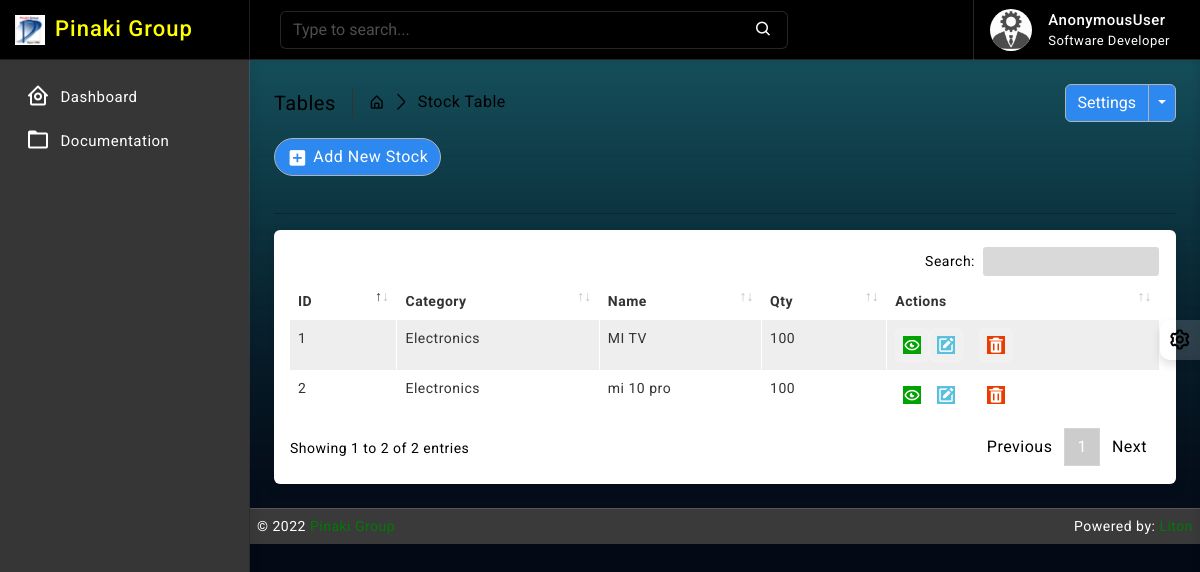
Page /stock/ on the earlier database version.
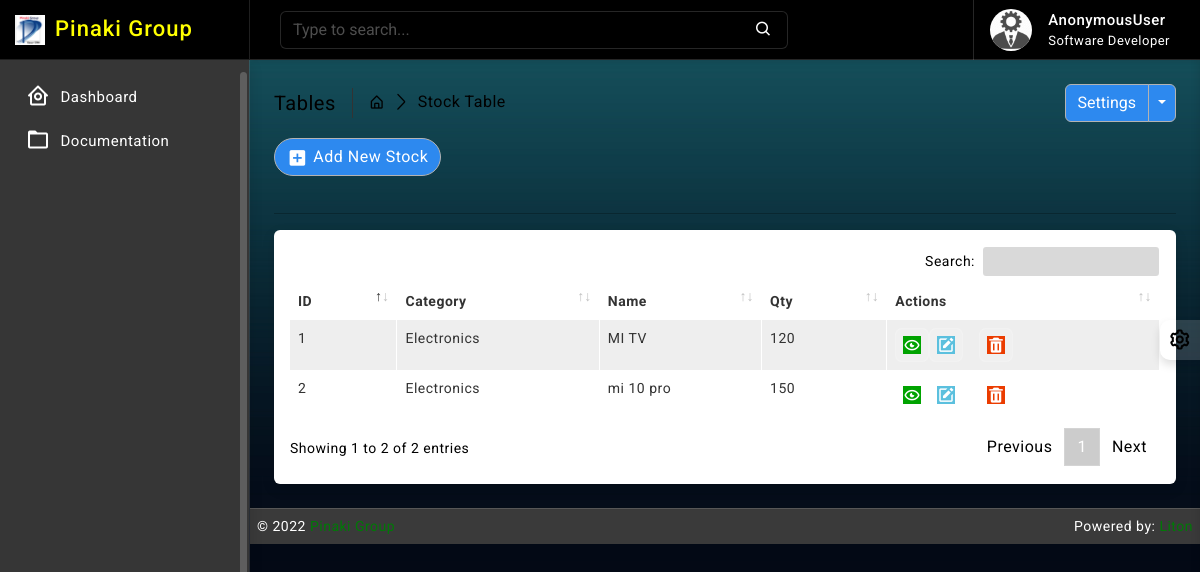
Same page on the later database version.
### stock/models.py (models this page shows, shortened)
class Stock(models.Model):
    id = models.AutoField(primary_key=True)
    category = models.ForeignKey(Category, on_delete=models.CASCADE, blank=False)
    name = models.CharField(max_length=30, unique=True)
    quantity = models.IntegerField(default=1)
    is_deleted = models.BooleanField(default=False)

### category/models.py (models this page shows)
class Category(models.Model):
    name = models.CharField(max_length=64, null=True, unique=True, blank=True)
    created_at = models.DateTimeField(auto_now_add=True, auto_now=False)
    updated_at = models.DateTimeField(auto_now_add=False, auto_now=True)
    def __str__(self):
        return self.name

### stock/views.py (the view)
# urls.py: path('', views.StockListView.as_view(), name='stock_read'),
class StockListView(ListView):
    model = Stock
    template_name = 'stock/read.html'
    context_object_name = 'stocks'
    paginate_by = 10

### templates/stock/read.html (shortened to what this page needs)
{% extends 'base/base.html' %}
{% block body %}
{% load static %}
		<div class="page-wrapper">
			<div class="page-content">
				<div class="page-breadcrumb d-none d-sm-flex align-items-center mb-3">
					<div class="breadcrumb-title pe-3">Tables</div>
					<div class="ps-3">
						<nav aria-label="breadcrumb">
							<ol class="breadcrumb mb-0 p-0">
								<li class="breadcrumb-item"><a href="#"><i class="bx bx-home-alt"></i></a>
								</li>
								<li class="breadcrumb-item active" aria-current="page">Stock Table</li>
							</ol>
						</nav>
					</div>
					<div class="ms-auto">
						<div class="btn-group">
							<button type="button" class="btn btn-light">Settings</button>
							<button type="button" class="btn btn-light dropdown-toggle dropdown-toggle-split" data-bs-toggle="dropdown">	<span class="visually-hidden">Toggle Dropdown</span>
							</button>
						</div>
					</div>
				</div>
                <div class="ms-auto"><a href="/stock/new/" class="btn btn-light radius-30 mt-2 mt-lg-0"><i class="bx bxs-plus-square"></i>Add New Stock</a></div><br>
				<hr/>
				<div class="card">
					<div class="card-body">
						<div class="table-responsive">
							<table id="example2" class="table table-striped table-bordered">
								<thead>
									<tr>
										<th>ID</th>
										<th>Category</th>
										<th>Name</th>
                                        <th>Qty</th>
										<th>Actions</th>
									</tr>
								</thead>
								<tbody>
									{% for data in stocks %}
									<tr>
									   <td>{{ data.id }}</td>
									   <td>{{ data.category }}</td>
									   <td>{{ data.name }}</td>
                                       <td>{{ data.quantity }}</td>
									   <td class="center">
										<div class="d-flex order-actions">
											<a class="" href="#">
												<i class="fadeIn animated bx bx-show-alt"></i>
											</a>
											<a class="" href="{% url 'stock_update' data.id %}">
												<i class='bx bxs-edit'></i>
											</a>
											<a class="ms-3" href="{% url 'stock_delete' data.id %}" onclick="return confirm('Are you sure?');">
												<i class='bx bxs-trash'></i>
											</a>
										</div>
									   </td>
									</tr>
								 {% endfor %}
								</tbody>
							</table>
						</div>
					</div>
				</div>
			</div>
		</div>
{% endblock body %}

Differences in the rows shown:
changed Stock "MI TV": quantity "100" → "120"
changed Stock "mi 10 pro": quantity "100" → "150"
